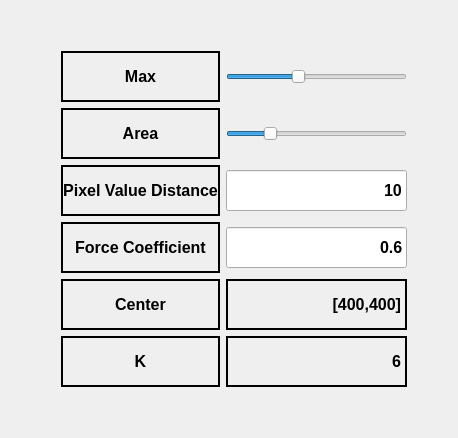
                <widget class="QWidget" name="tab_8">
                 <attribute name="title">
                  <string>image processing</string>
                 </attribute>
                 <layout class="QGridLayout" name="gridLayout_14">
                  <item row="1" column="1">
                   <widget class="QLabel" name="label_max">
                    <property name="minimumSize">
                     <size>
                      <width>121</width>
                      <height>51</height>
                     </size>
                    </property>
                    <property name="font">
                     <font>
                      <pointsize>12</pointsize>
                      <weight>75</weight>
                      <bold>true</bold>
                     </font>
                    </property>
                    <property name="frameShape">
                     <enum>QFrame::Box</enum>
                    </property>
                    <property name="frameShadow">
                     <enum>QFrame::Plain</enum>
                    </property>
                    <property name="lineWidth">
                     <number>2</number>
                    </property>
                    <property name="midLineWidth">
                     <number>0</number>
                    </property>
                    <property name="text">
                     <string>Max</string>
                    </property>
                    <property name="textFormat">
                     <enum>Qt::AutoText</enum>
                    </property>
                    <property name="alignment">
                     <set>Qt::AlignCenter</set>
                    </property>
                    <property name="wordWrap">
                     <bool>false</bool>
                    </property>
                    <property name="margin">
                     <number>0</number>
                    </property>
                   </widget>
                  </item>
                  <item row="4" column="2">
                   <widget class="QLineEdit" name="lineEdit_d_to_f">
                    <property name="minimumSize">
                     <size>
                      <width>181</width>
                      <height>41</height>
                     </size>
                    </property>
                    <property name="font">
                     <font>
                      <pointsize>12</pointsize>
                      <weight>75</weight>
                      <bold>true</bold>
                     </font>
                    </property>
                    <property name="text">
                     <string>0.6</string>
                    </property>
                    <property name="alignment">
                     <set>Qt::AlignRight|Qt::AlignTrailing|Qt::AlignVCenter</set>
                    </property>
                   </widget>
                  </item>
                  <item row="3" column="3">
                   <spacer name="horizontalSpacer_6">
                    <property name="orientation">
                     <enum>Qt::Horizontal</enum>
                    </property>
                    <property name="sizeHint" stdset="0">
                     <size>
                      <width>40</width>
                      <height>20</height>
                     </size>
                    </property>
                   </spacer>
                  </item>
                  <item row="0" column="2">
                   <spacer name="verticalSpacer_3">
                    <property name="orientation">
                     <enum>Qt::Vertical</enum>
                    </property>
                    <property name="sizeHint" stdset="0">
                     <size>
                      <width>20</width>
                      <height>40</height>
                     </size>
                    </property>
                   </spacer>
                  </item>
                  <item row="5" column="2">
                   <widget class="QLabel" name="label_3">
                    <property name="sizePolicy">
                     <sizepolicy hsizetype="Expanding" vsizetype="Expanding">
                      <horstretch>0</horstretch>
                      <verstretch>0</verstretch>
                     </sizepolicy>
                    </property>
                    <property name="minimumSize">
                     <size>
                      <width>181</width>
                      <height>51</height>
                     </size>
                    </property>
                    <property name="font">
                     <font>
                      <pointsize>12</pointsize>
                      <weight>75</weight>
                      <bold>true</bold>
                     </font>
                    </property>
                    <property name="frameShape">
                     <enum>QFrame::Box</enum>
                    </property>
                    <property name="lineWidth">
                     <number>2</number>
                    </property>
                    <property name="text">
                     <string>[400,400]</string>
                    </property>
                    <property name="alignment">
                     <set>Qt::AlignRight|Qt::AlignTrailing|Qt::AlignVCenter</set>
                    </property>
                   </widget>
                  </item>
                  <item row="3" column="1">
                   <widget class="QLabel" name="label_pix">
                    <property name="minimumSize">
                     <size>
                      <width>124</width>
                      <height>51</height>
                     </size>
                    </property>
                    <property name="font">
                     <font>
                      <pointsize>12</pointsize>
                      <weight>75</weight>
                      <bold>true</bold>
                     </font>
                    </property>
                    <property name="frameShape">
                     <enum>QFrame::Box</enum>
                    </property>
                    <property name="frameShadow">
                     <enum>QFrame::Plain</enum>
                    </property>
                    <property name="lineWidth">
                     <number>2</number>
                    </property>
                    <property name="midLineWidth">
                     <number>0</number>
                    </property>
                    <property name="text">
                     <string>Pixel Value Distance</string>
                    </property>
                    <property name="textFormat">
                     <enum>Qt::AutoText</enum>
                    </property>
                    <property name="alignment">
                     <set>Qt::AlignCenter</set>
                    </property>
                    <property name="wordWrap">
                     <bool>false</bool>
                    </property>
                    <property name="margin">
                     <number>0</number>
                    </property>
                   </widget>
                  </item>
                  <item row="1" column="2">
                   <widget class="QSlider" name="horizontalSlider_max">
                    <property name="minimumSize">
                     <size>
                      <width>181</width>
                      <height>41</height>
                     </size>
                    </property>
                    <property name="maximum">
                     <number>255</number>
                    </property>
                    <property name="value">
                     <number>100</number>
                    </property>
                    <property name="orientation">
                     <enum>Qt::Horizontal</enum>
                    </property>
                   </widget>
                  </item>
                  <item row="7" column="2">
                   <spacer name="verticalSpacer_2">
                    <property name="orientation">
                     <enum>Qt::Vertical</enum>
                    </property>
                    <property name="sizeHint" stdset="0">
                     <size>
                      <width>20</width>
                      <height>40</height>
                     </size>
                    </property>
                   </spacer>
                  </item>
                  <item row="2" column="1">
                   <widget class="QLabel" name="label_area">
                    <property name="minimumSize">
                     <size>
                      <width>124</width>
                      <height>51</height>
                     </size>
                    </property>
                    <property name="font">
                     <font>
                      <pointsize>12</pointsize>
                      <weight>75</weight>
                      <bold>true</bold>
                     </font>
                    </property>
                    <property name="frameShape">
                     <enum>QFrame::Box</enum>
                    </property>
                    <property name="frameShadow">
                     <enum>QFrame::Plain</enum>
                    </property>
                    <property name="lineWidth">
                     <number>2</number>
                    </property>
                    <property name="midLineWidth">
                     <number>0</number>
                    </property>
                    <property name="text">
                     <string>Area</string>
                    </property>
                    <property name="textFormat">
                     <enum>Qt::AutoText</enum>
                    </property>
                    <property name="alignment">
                     <set>Qt::AlignCenter</set>
                    </property>
                    <property name="wordWrap">
                     <bool>false</bool>
                    </property>
                    <property name="margin">
                     <number>0</number>
                    </property>
                   </widget>
                  </item>
                  <item row="2" column="2">
                   <widget class="QSlider" name="horizontalSlider_area">
                    <property name="minimumSize">
                     <size>
                      <width>181</width>
                      <height>41</height>
                     </size>
                    </property>
                    <property name="minimum">
                     <number>10000</number>
                    </property>
                    <property name="maximum">
                     <number>100000</number>
                    </property>
                    <property name="singleStep">
                     <number>500</number>
                    </property>
                    <property name="pageStep">
                     <number>5000</number>
                    </property>
                    <property name="value">
                     <number>30000</number>
                    </property>
                    <property name="orientation">
                     <enum>Qt::Horizontal</enum>
                    </property>
                   </widget>
                  </item>
                  <item row="5" column="1">
                   <widget class="QLabel" name="label_2">
                    <property name="minimumSize">
                     <size>
                      <width>124</width>
                      <height>51</height>
                     </size>
                    </property>
                    <property name="font">
                     <font>
                      <pointsize>12</pointsize>
                      <weight>75</weight>
                      <bold>true</bold>
                     </font>
                    </property>
                    <property name="frameShape">
                     <enum>QFrame::Box</enum>
                    </property>
                    <property name="lineWidth">
                     <number>2</number>
                    </property>
                    <property name="text">
                     <string>Center</string>
                    </property>
                    <property name="alignment">
                     <set>Qt::AlignCenter</set>
                    </property>
                   </widget>
                  </item>
                  <item row="6" column="2">
                   <widget class="QLabel" name="label_K_value">
                    <property name="minimumSize">
                     <size>
                      <width>181</width>
                      <height>51</height>
                     </size>
                    </property>
                    <property name="font">
                     <font>
                      <pointsize>12</pointsize>
                      <weight>75</weight>
                      <bold>true</bold>
                     </font>
                    </property>
                    <property name="frameShape">
                     <enum>QFrame::Box</enum>
                    </property>
                    <property name="frameShadow">
                     <enum>QFrame::Plain</enum>
                    </property>
                    <property name="lineWidth">
                     <number>2</number>
                    </property>
                    <property name="midLineWidth">
                     <number>0</number>
                    </property>
                    <property name="text">
                     <string>6</string>
                    </property>
                    <property name="textFormat">
                     <enum>Qt::AutoText</enum>
                    </property>
                    <property name="alignment">
                     <set>Qt::AlignRight|Qt::AlignTrailing|Qt::AlignVCenter</set>
                    </property>
                    <property name="wordWrap">
                     <bool>false</bool>
                    </property>
                    <property name="margin">
                     <number>0</number>
                    </property>
                   </widget>
                  </item>
                  <item row="6" column="1">
                   <widget class="QLabel" name="label_k">
                    <property name="sizePolicy">
                     <sizepolicy hsizetype="Preferred" vsizetype="Fixed">
                      <horstretch>0</horstretch>
                      <verstretch>0</verstretch>
                     </sizepolicy>
                    </property>
                    <property name="minimumSize">
                     <size>
                      <width>124</width>
                      <height>51</height>
                     </size>
                    </property>
                    <property name="font">
                     <font>
                      <pointsize>12</pointsize>
                      <weight>75</weight>
                      <bold>true</bold>
                     </font>
                    </property>
                    <property name="frameShape">
                     <enum>QFrame::Box</enum>
                    </property>
                    <property name="frameShadow">
                     <enum>QFrame::Plain</enum>
                    </property>
                    <property name="lineWidth">
                     <number>2</number>
                    </property>
                    <property name="midLineWidth">
                     <number>0</number>
                    </property>
                    <property name="text">
                     <string>K</string>
                    </property>
                    <property name="textFormat">
                     <enum>Qt::AutoText</enum>
                    </property>
                    <property name="alignment">
                     <set>Qt::AlignCenter</set>
                    </property>
                    <property name="wordWrap">
                     <bool>false</bool>
                    </property>
                    <property name="margin">
                     <number>0</number>
                    </property>
                   </widget>
                  </item>
                  <item row="4" column="1">
                   <widget class="QLabel" name="label_force">
                    <property name="minimumSize">
                     <size>
                      <width>124</width>
                      <height>51</height>
                     </size>
                    </property>
                    <property name="font">
                     <font>
                      <pointsize>12</pointsize>
                      <weight>75</weight>
                      <bold>true</bold>
                     </font>
                    </property>
                    <property name="frameShape">
                     <enum>QFrame::Box</enum>
                    </property>
                    <property name="frameShadow">
                     <enum>QFrame::Plain</enum>
                    </property>
                    <property name="lineWidth">
                     <number>2</number>
                    </property>
                    <property name="midLineWidth">
                     <number>0</number>
                    </property>
                    <property name="text">
                     <string>Force Coefficient</string>
                    </property>
                    <property name="textFormat">
                     <enum>Qt::AutoText</enum>
                    </property>
                    <property name="alignment">
                     <set>Qt::AlignCenter</set>
                    </property>
                    <property name="wordWrap">
                     <bool>false</bool>
                    </property>
                    <property name="margin">
                     <number>0</number>
                    </property>
                   </widget>
                  </item>
                  <item row="3" column="2">
                   <widget class="QLineEdit" name="lineEdit_p_to_d">
                    <property name="minimumSize">
                     <size>
                      <width>181</width>
                      <height>41</height>
                     </size>
                    </property>
                    <property name="font">
                     <font>
                      <pointsize>12</pointsize>
                      <weight>75</weight>
                      <bold>true</bold>
                     </font>
                    </property>
                    <property name="text">
                     <string>10</string>
                    </property>
                    <property name="alignment">
                     <set>Qt::AlignRight|Qt::AlignTrailing|Qt::AlignVCenter</set>
                    </property>
                   </widget>
                  </item>
                  <item row="3" column="0">
                   <spacer name="horizontalSpacer_7">
                    <property name="orientation">
                     <enum>Qt::Horizontal</enum>
                    </property>
                    <property name="sizeType">
                     <enum>QSizePolicy::Fixed</enum>
                    </property>
                    <property name="sizeHint" stdset="0">
                     <size>
                      <width>50</width>
                      <height>20</height>
                     </size>
                    </property>
                   </spacer>
                  </item>
                 </layout>
                </widget>
